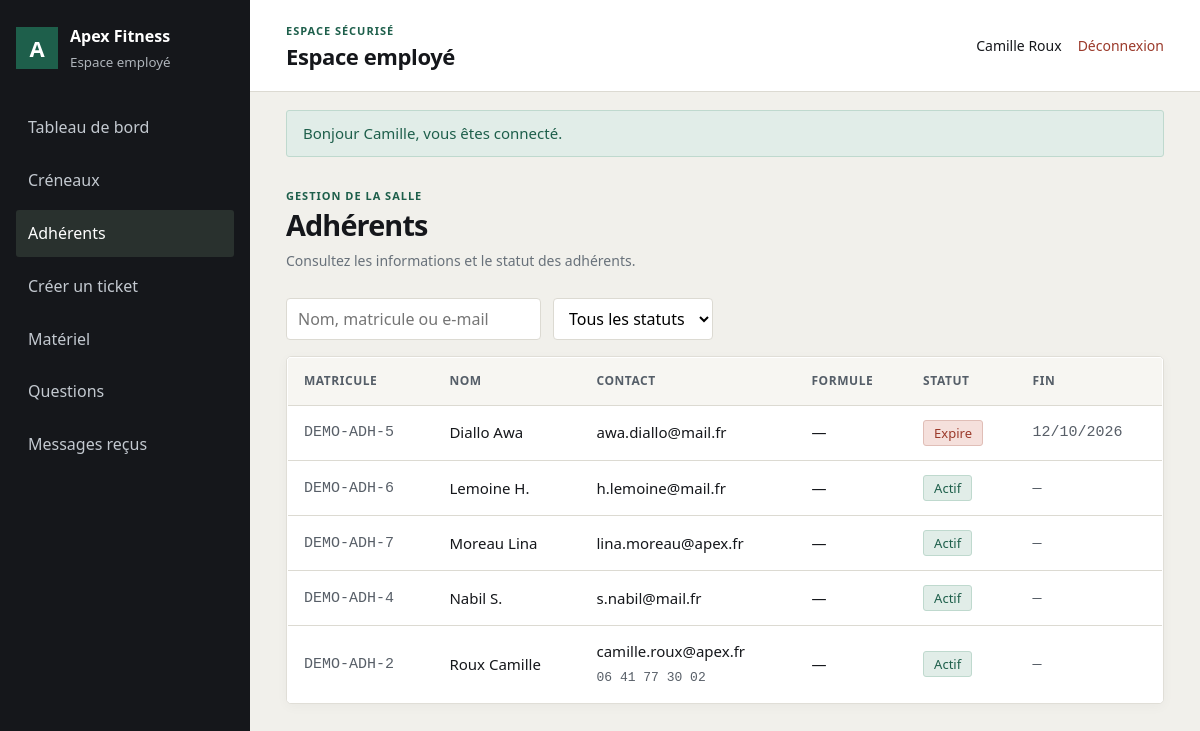
Page /index.php?route=employe/espace.php&onglet=adherents (signed in) on the committed database.
### tables this page shows
CREATE TABLE utilisateur (
  NumUsers           INT AUTO_INCREMENT PRIMARY KEY,
  nomUsers           VARCHAR(60)  NOT NULL,
  prenomUsers        VARCHAR(60)  NOT NULL,
  mailUsers          VARCHAR(150) NOT NULL UNIQUE,
  telUsers           VARCHAR(20),
  passwordUsers      VARCHAR(255) NOT NULL,
  Date_CreationUsers DATETIME NOT NULL DEFAULT CURRENT_TIMESTAMP
);

CREATE TABLE adherent (
  NumUsers            INT PRIMARY KEY,
  matriculeadh        VARCHAR(20) NOT NULL UNIQUE,
  Date_inscriptionadh DATE NOT NULL,
  Date_finadh         DATE,
  date_naissance      DATE,
  ville               VARCHAR(100),
  code_postal         CHAR(5),
  adresse_postale     VARCHAR(255),
  FOREIGN KEY (NumUsers) REFERENCES utilisateur(NumUsers) ON DELETE CASCADE
);

### public/index.php (called while the page is built, shortened)
<?php
require_once __DIR__ . '/../config/function.php';
$requestPath = parse_url($_SERVER['REQUEST_URI'] ?? '/', PHP_URL_PATH);
$queryRoute = $_GET['route'] ?? null;
$requestPath = rawurldecode($requestPath);
$route = $queryRoute !== null ? rawurldecode($queryRoute) : trim($requestPath, '/');
$page = realpath(__DIR__ . '/' . $pages[$route]);
require $page;

### config/function.php (called while the page is built, shortened)
<?php
function db(): PDO
{
    static $pdo = null;
    if ($pdo === null) {
        $dsn = sprintf('mysql:host=%s;port=%d;dbname=%s;charset=utf8mb4', DB_HOST, DB_PORT, DB_NAME);
        try {
            $pdo = new PDO($dsn, DB_USER, DB_PASS, [
                PDO::ATTR_ERRMODE => PDO::ERRMODE_EXCEPTION,
                PDO::ATTR_DEFAULT_FETCH_MODE => PDO::FETCH_ASSOC,
                PDO::ATTR_EMULATE_PREPARES => false,
            ]);
        } catch (PDOException $exception) {
            http_response_code(500);
            exit('Connexion à la base impossible. Vérifiez config/config.php. Détail : ' . $exception->getMessage());
        }
    }
    return $pdo;
}
function e(?string $value): string
{
    return htmlspecialchars((string) $value, ENT_QUOTES | ENT_SUBSTITUTE, 'UTF-8');
}
function url(string $path): string
{
    $base = APP_BASE;
    if ($base === '') {
        $publicRoot = realpath(__DIR__ . '/../public');
        $webRoot = isset($_SERVER['DOCUMENT_ROOT']) ? realpath($_SERVER['DOCUMENT_ROOT']) : false;
        if ($publicRoot !== false && $webRoot !== false) {
            $webRoot = rtrim($webRoot, DIRECTORY_SEPARATOR);
        }
    }
    $base = rtrim($base, '/');
    $urlParts = parse_url($path);
    $route = ltrim($urlParts['path'] ?? '', '/');
    $query = [];
    if (isset($urlParts['query'])) {
        parse_str($urlParts['query'], $query);
    }
    if ($route === '') {
        return $base . '/';
    }
    if (str_starts_with($route, 'assets/')) {
        $assetUrl = $base . '/' . $route;
        return $assetUrl . (isset($urlParts['query']) ? '?' . $urlParts['query'] : '');
    }
    return $base . '/index.php?' . http_build_query(['route' => $route] + $query);
}
function flashs(): array
{
    $messages = $_SESSION['flash'] ?? [];
    return $messages;
}
function dateFr(?string $date, bool $withTime = false): string
{
    if (!$date) {
        return '&mdash;';
    }
    return date($withTime ? 'd/m/Y \a\ H\hi' : 'd/m/Y', strtotime($date));
}
function connecte(): bool
{
    return isset($_SESSION['user']);
}
function utilisateur(): ?array
{
    return $_SESSION['user'] ?? null;
}
function a_role(string $role): bool
{
    return connecte() && in_array($role, $_SESSION['user']['roles'], true);
}
function fonction_employe(?int $numUsers = null): ?string
{
    $numUsers ??= (int) utilisateur()['NumUsers'];
    $query = db()->prepare(
        'SELECT f.libellefonc
         FROM employe e JOIN fonction f ON f.Numfonc = e.Numfonc
         WHERE e.NumUsers = ?'
    );
    $query->execute([$numUsers]);
    return $query->fetchColumn() ?: null;
}
function est_technicien_maintenance(): bool
{
    return a_role('EMPLOYE') && fonction_employe() === 'Technicien maintenance';
}

### employe/espace.php (the view, shortened to what this page needs)
<?php
require_once __DIR__ . '/../config/function.php';
$onglet = $_GET['onglet'] ?? 'tableau';
$pdo    = db();
$maintenance = est_technicien_maintenance();
$pdo->exec(
  'CREATE TABLE IF NOT EXISTS intervention (
    Numintervention INT AUTO_INCREMENT PRIMARY KEY,
    date_intervention DATETIME NOT NULL DEFAULT CURRENT_TIMESTAMP,
    commentaire TEXT NULL,
    Nummaint INT NOT NULL,
    NumUsers INT NOT NULL,
    Numstatut INT NOT NULL,
    FOREIGN KEY (Nummaint) REFERENCES demande_maintenance(Nummaint) ON DELETE CASCADE,
    FOREIGN KEY (NumUsers) REFERENCES employe(NumUsers),
    FOREIGN KEY (Numstatut) REFERENCES statut_maintenance(Numstatut)
  ) ENGINE=InnoDB'
);
$stats = [
    'adherents' => (int) $pdo->query(
    "SELECT COUNT(*) FROM adherent WHERE Date_finadh IS NULL OR Date_finadh >= CURDATE()"
  )->fetchColumn(),
    'reservations' => (int) $pdo->query(
        "SELECT COUNT(*) FROM reservation r JOIN activite a ON a.Numactivite=r.Numactivite
         WHERE DATE(a.date_heure_debut)=CURDATE() AND r.statut_reservation<>'Annulee'"
    )->fetchColumn(),
    'creneaux' => (int) $pdo->query(
        'SELECT COUNT(*) FROM activite WHERE DATE(date_heure_debut)=CURDATE()'
    )->fetchColumn(),
    'dispo' => (int) $pdo->query(
        "SELECT COUNT(*) FROM equipement e JOIN statut s ON s.Numstatut=e.Numstatut WHERE s.libelle_statut='Disponible'")->fetchColumn(),
    'maint' => (int) $pdo->query(
        "SELECT COUNT(*) FROM equipement e JOIN statut s ON s.Numstatut=e.Numstatut WHERE s.libelle_statut='Maintenance'")->fetchColumn(),
    'hs' => (int) $pdo->query(
        "SELECT COUNT(*) FROM equipement e JOIN statut s ON s.Numstatut=e.Numstatut WHERE s.libelle_statut='Hors service'")->fetchColumn(),
];
$remplissage = $pdo->query(
  "SELECT a.*, a.titre AS libelleact,
      (SELECT COUNT(*) FROM reservation r
       WHERE r.Numactivite = a.Numactivite AND r.statut_reservation <> 'Annulee') AS places_prises
   FROM activite a
   WHERE DATE(a.date_heure_debut) = CURDATE()
   ORDER BY a.date_heure_debut"
)->fetchAll();
$adherents = $pdo->query(
  "SELECT ad.*, u.nomUsers, u.prenomUsers, u.mailUsers, u.telUsers,
      CASE WHEN ad.Date_finadh IS NULL OR ad.Date_finadh >= CURDATE()
         THEN 'Actif' ELSE 'Expire' END AS statut_adherent,
      (SELECT abo.libelle_abo
       FROM souscrire su
       JOIN abonnement abo ON abo.Numabo = su.Numabo
       WHERE su.NumUsers = ad.NumUsers AND su.statut_souscription = 'En cours'
       ORDER BY su.date_debut DESC LIMIT 1) AS libelle_abo
   FROM adherent ad
   JOIN utilisateur u ON u.NumUsers = ad.NumUsers
   ORDER BY u.nomUsers, u.prenomUsers"
)->fetchAll();
$employeUser = utilisateur();
$flashMessages = flashs();
$titresOnglets = [
  'tableau' => 'Tableau de bord',
  'creneaux' => 'Créneaux',
  'adherents' => 'Adhérents',
  'creer-ticket' => 'Créer un ticket',
  'materiel' => 'Matériel',
  'maintenance' => 'Gestion des tickets',
  'faq' => 'Questions',
  'messages' => 'Messages reçus',
];
?>
<!DOCTYPE html>
<html lang="fr">
<head>
  <link rel="stylesheet" href="<?= e(url('assets/css/style.css')) ?>">
  <link rel="stylesheet" href="<?= e(url('assets/css/pages/admin.css')) ?>">
</head>
<body class="admin-page employee-page">
<div class="admin-shell">
  <aside class="admin-sidebar">
    <a class="admin-brand" href="<?= e(url('employe/espace.php?onglet=' . ($maintenance ? 'maintenance' : 'tableau'))) ?>">
      <span class="admin-brand-mark">A</span>
      <span><strong>Apex Fitness</strong><small><?= $maintenance ? 'Maintenance' : 'Espace employé' ?></small></span>
    </a>
    <nav class="admin-navigation" aria-label="<?= $maintenance ? 'Menu maintenance' : 'Menu employé' ?>">
      <?php foreach ($titresOnglets as $cle => $lib): ?>
        <?php if (($maintenance && $cle !== 'maintenance') || (!$maintenance && $cle === 'maintenance')) continue; ?>
        <a href="<?= e(url('employe/espace.php?onglet=' . $cle)) ?>" <?= $onglet === $cle ? 'aria-current="page"' : '' ?>><?= e($lib) ?></a>
      <?php endforeach; ?>
    </nav>
  </aside>
  <div class="admin-main">
    <div class="admin-topbar">
      <div>
        <p class="admin-eyebrow">ESPACE SÉCURISÉ</p>
        <h1><?= $maintenance ? 'Maintenance' : 'Espace employé' ?></h1>
      </div>
      <div class="admin-account">
        <span><?= e(($employeUser['prenomUsers'] ?? '') . ' ' . ($employeUser['nomUsers'] ?? '')) ?></span>
        <a href="<?= e(url('utilisateur/deconnexion.php')) ?>">Déconnexion</a>
      </div>
    </div>
    <?php if ($flashMessages): ?>
      <div class="admin-flashes">
        <?php foreach ($flashMessages as $message): ?>
          <p class="flash flash-<?= e($message['type']) ?>"><?= e($message['message']) ?></p>
        <?php endforeach; ?>
      </div>
    <?php endif; ?>
    <main class="admin-content">
      <div class="admin-heading">
        <div>
          <p class="admin-eyebrow"><?= $maintenance ? 'SUIVI DES INTERVENTIONS' : 'GESTION DE LA SALLE' ?></p>
          <h2><?= e($titresOnglets[$onglet] ?? 'Espace employé') ?></h2>
          <p class="employee-page-description"><?= e([
            'tableau' => 'Retrouvez en un coup d’œil les indicateurs et l’activité du club aujourd’hui.',
            'creneaux' => 'Planifiez les séances et consultez leur occupation.',
            'adherents' => 'Consultez les informations et le statut des adhérents.',
            'creer-ticket' => 'Signalez un problème matériel à l’équipe de maintenance.',
            'materiel' => 'Consultez l’inventaire et suivez les tickets que vous avez signalés.',
            'maintenance' => 'Suivez les demandes et consignez chaque intervention.',
            'faq' => 'Répondez aux questions et gérez les contenus de la FAQ.',
            'messages' => 'Consultez les échanges et répondez aux adhérents.',
          ][$onglet] ?? '') ?></p>
        </div>
      </div>
<?php if ($onglet === 'tableau'): ?>
  <div class="compteurs">
    <div class="compteur"><div class="v"><?= $stats['adherents'] ?></div><div class="k">adhérents actifs</div></div>
    <div class="compteur"><div class="v"><?= $stats['reservations'] ?></div><div class="k">réservations aujourd'hui</div></div>
    <div class="compteur"><div class="v"><?= $stats['creneaux'] ?></div><div class="k">créneaux aujourd'hui</div></div>
    <div class="compteur"><div class="v"><?= $stats['dispo'] ?></div><div class="k">matériel disponible</div></div>
    <div class="compteur warn"><div class="v"><?= $stats['maint'] ?></div><div class="k">en maintenance</div></div>
    <div class="compteur bad"><div class="v"><?= $stats['hs'] ?></div><div class="k">hors service</div></div>
  </div>
  <div class="barres">
    <h2 style="font-size:17px">Taux de remplissage du jour</h2>
    <?php if (!$remplissage): ?>
      <p class="muted">Aucun créneau programmé aujourd'hui.</p>
    <?php else: foreach ($remplissage as $r):
        $pct = $r['capacite_max'] > 0 ? round($r['places_prises'] / $r['capacite_max'] * 100) : 0; ?>
      <div class="barre">
        <span><?= e($r['libelleact']) ?></span>
        <span class="piste"><span class="part" style="width:<?= $pct ?>%"></span></span>
        <span class="n"><?= (int) $r['places_prises'] ?>/<?= (int) $r['capacite_max'] ?></span>
      </div>
    <?php endforeach; endif; ?>
  </div>
<?php elseif ($onglet === 'adherents'): ?>
  <div class="barre-outils">
    <input type="search" data-filtre="#t-adherents" placeholder="Nom, matricule ou e-mail" aria-label="Rechercher un adhérent">
    <select data-filtre="#t-adherents" data-colonne="4" aria-label="Filtrer par statut">
      <option value="">Tous les statuts</option>
    </select>
  </div>
  <div class="table-scroll">
    <table class="tableau" id="t-adherents">
      <thead><tr><th>Matricule</th><th>Nom</th><th>Contact</th><th>Formule</th><th>Statut</th><th>Fin</th></tr></thead>
      <tbody>
      <?php foreach ($adherents as $a):
          $cls = $a['statut_adherent'] === 'Actif' ? 'tag-ok'
               : ($a['statut_adherent'] === 'Suspendu' ? 'tag-warn' : 'tag-bad'); ?>
        <tr>
          <td class="mono"><?= e($a['matriculeadh']) ?></td>
          <td><?= e($a['nomUsers'] . ' ' . $a['prenomUsers']) ?></td>
          <td><?= e($a['mailUsers']) ?><br><span class="mono"><?= e($a['telUsers']) ?></span></td>
          <td><?= e($a['libelle_abo'] ?? '—') ?></td>
          <td><span class="tag <?= $cls ?>"><?= e($a['statut_adherent']) ?></span></td>
          <td class="mono"><?= dateFr($a['Date_finadh']) ?></td>
        </tr>
      <?php endforeach; ?>
      </tbody>
    </table>
  </div>
<?php elseif ($onglet === 'creneaux'): ?>
  <?php $mode = 'employe'; require __DIR__ . '/../planning/view/planning.php'; ?>
<?php elseif ($onglet === 'messages'): ?>
  <?php require __DIR__ . '/../message_contact/view/admin-messages.php'; ?>
<?php endif; ?>
    </main>
  </div>
</div>
</body>
</html>

### public/assets/css/style.css (style rules this page uses)
:root { --ink:#15171B; --ink-soft:#585F68; --canvas:#F1F0EB; --surface:#FFFFFF; --line:#DCDAD2; --green:#1E5F4B; --green-soft:#E1EDE8; --amber:#8E6410; --amber-soft:#F7EDD6; --rust:#9B3A2B; --rust-soft:#F5E0DC; --radius:3px; }
* { box-sizing:border-box }
html { scroll-behavior:smooth }
body { margin:0;background:var(--canvas);color:var(--ink); font-family:system-ui,-apple-system,"Segoe UI",Roboto,Helvetica,Arial,sans-serif; font-size:16px;line-height:1.55;font-variant-numeric:tabular-nums; }
a { color:var(--green) }
h1,h2,h3 { letter-spacing:-.018em;line-height:1.2;margin:0 0 10px }
h1 { font-size:34px }
h2 { font-size:24px }
p { margin:0 0 12px }
.mono { font-family:ui-monospace,SFMono-Regular,Menlo,monospace;font-size:13px;color:var(--ink-soft) }
.flash { padding:11px 16px;border-radius:var(--radius);border:1px solid;margin:0 0 8px;font-size:15px }
.flash-succes { background:var(--green-soft);border-color:#BFD9CE;color:var(--green) }
.tag { display:inline-block;padding:2px 10px;border-radius:var(--radius);font-size:13px;border:1px solid transparent }
.tag-ok { background:var(--green-soft);color:var(--green);border-color:#BFD9CE }
.tag-bad { background:var(--rust-soft);color:var(--rust);border-color:#E0BEB7 }
.tableau { width:100%;border-collapse:collapse;background:var(--surface); border:1px solid var(--line);border-radius:var(--radius);overflow:hidden }
.tableau th,.tableau td { text-align:left;padding:11px 14px;border-bottom:1px solid var(--line);font-size:15px;vertical-align:middle }
.tableau th { background:#F7F6F2;font-size:13.5px;color:var(--ink-soft);font-weight:600 }
.tableau tbody tr:last-child td { border-bottom:0 }
.table-scroll { overflow-x:auto }
.barre-outils { display:flex;gap:10px;flex-wrap:wrap;margin-bottom:16px }
.barre-outils input,.barre-outils select { font:inherit;padding:8px 11px;border:1px solid var(--line); border-radius:var(--radius);background:#fff }
.barre-outils input[type="search"] { min-width:250px }

### rows in the picture
utilisateur: prenomUsers+nomUsers "Camille Roux"
adherent: matriculeadh "DEMO-ADH-5", NumUsers.prenomUsers "Diallo Awa", NumUsers.mailUsers "awa.diallo@mail.fr", libelle_abo "—", statut_adherent "Expire", Date_finadh "12/10/2026"
adherent: matriculeadh "DEMO-ADH-6", NumUsers.prenomUsers "Lemoine H.", NumUsers.mailUsers "h.lemoine@mail.fr", libelle_abo "—", statut_adherent "Actif", Date_finadh "—"
adherent: matriculeadh "DEMO-ADH-7", NumUsers.prenomUsers "Moreau Lina", NumUsers.mailUsers "lina.moreau@apex.fr", libelle_abo "—", statut_adherent "Actif", Date_finadh "—"
adherent: matriculeadh "DEMO-ADH-4", NumUsers.prenomUsers "Nabil S.", NumUsers.mailUsers "s.nabil@mail.fr", libelle_abo "—", statut_adherent "Actif", Date_finadh "—"
adherent: matriculeadh "DEMO-ADH-2", NumUsers.prenomUsers "Roux Camille", NumUsers.mailUsers "camille.roux@apex.fr", NumUsers.telUsers "06 41 77 30 02", libelle_abo "—", statut_adherent "Actif", Date_finadh "—"

### other values in the picture
$lib "Tableau de bord"
$lib "Créneaux"
$lib "Adhérents"
$lib "Créer un ticket"
$lib "Matériel"
$lib "Questions"
$lib "Messages reçus"
$message['message'] "Bonjour Camille, vous êtes connecté."
$titresOnglets[$onglet] "Adhérents"
